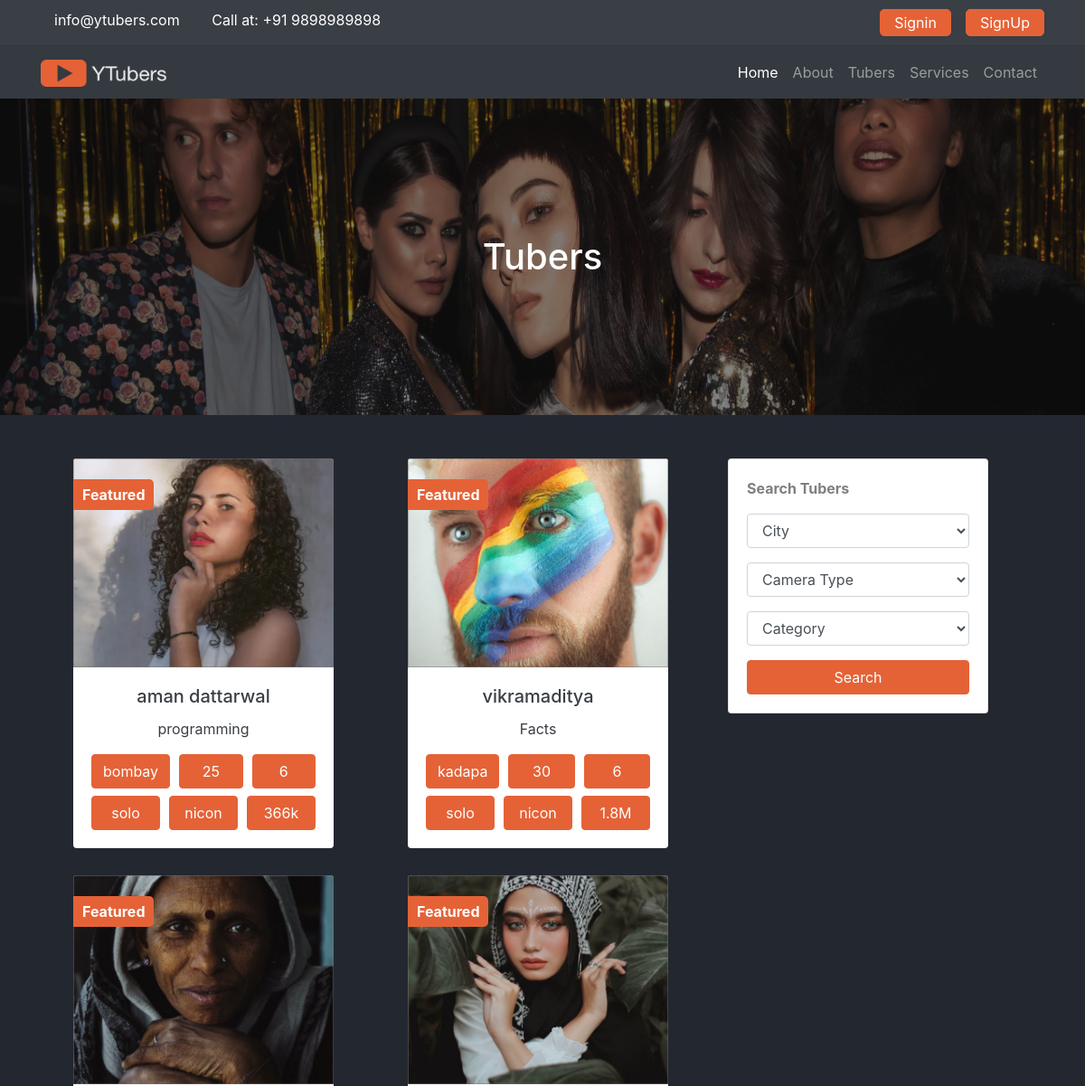
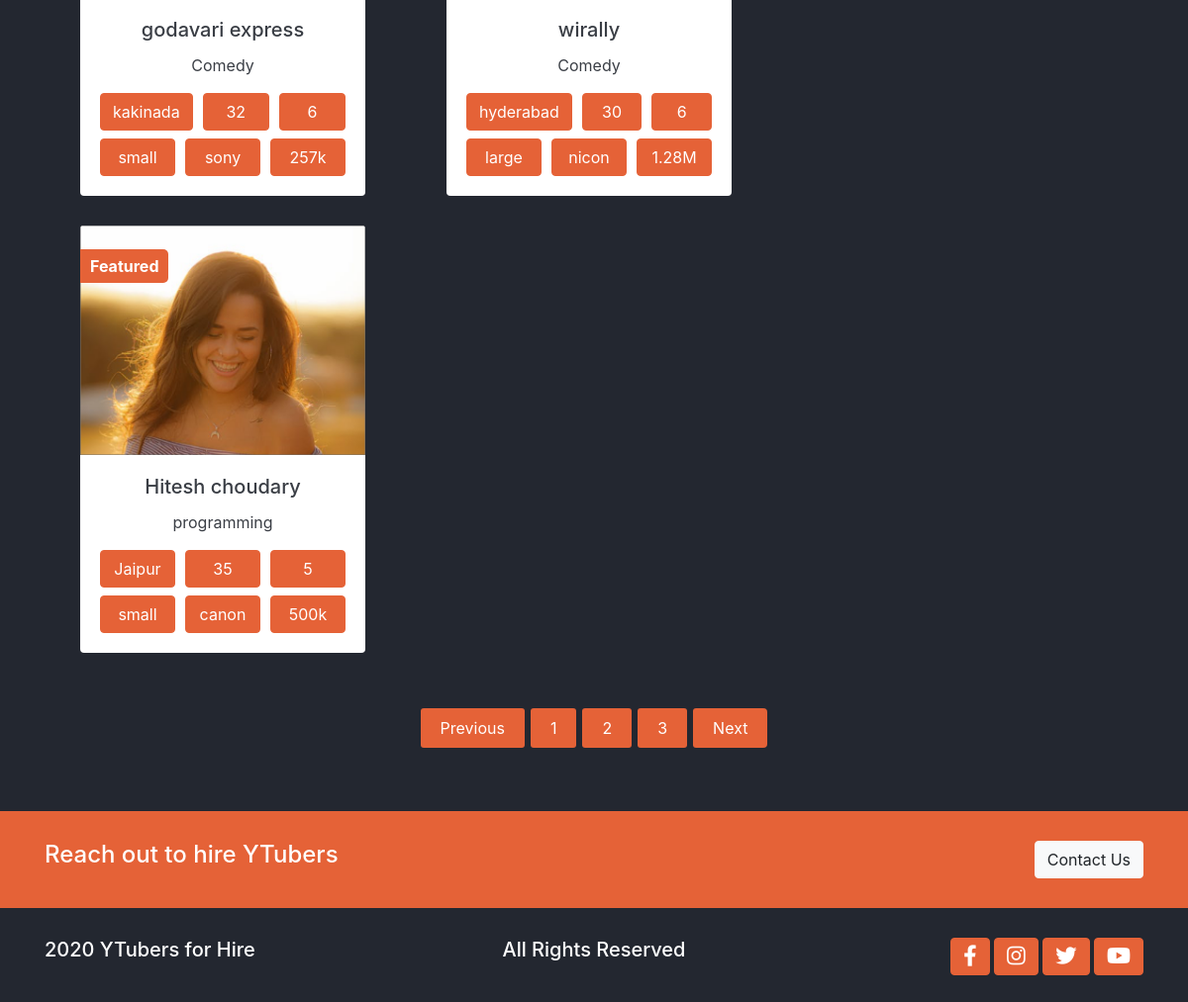
The page /youtubers/ on the database its author committed (2 pictures, top to bottom).
### youtubers/models.py (models this page shows)
class youtuber(models.Model):
    crew_option = (
    ('solo','solo'),
    ('small','small-team(2-5)'),
    ('large','large-team(5+)'),
    )
    camera_option = (
    ('nicon','nicon'),
    ('panasonic','panasonic'),
    ('fuji','fuji'),
    ('red','red'),
    ('sony','sony'),
    ('canon','canon'),
    )
    name = models.CharField(max_length=200)
    price = models.IntegerField()
    photo = models.ImageField(upload_to='media/youtubers/%Y/%m/')
    videourl = models.CharField(max_length=200)
    description = RichTextField()
    city = models.CharField(max_length=50)
    age = models.IntegerField()
    height = models.IntegerField()
    camera_type=models.CharField(choices=camera_option,max_length=50)
    subs_count = models.CharField(max_length=50)
    crew = models.CharField(choices=crew_option,max_length=50)
    category = models.CharField(max_length=50)
    isfeatured = models.BooleanField(default=False)
    createddate = models.DateTimeField(default=datetime.now,blank=True)

### youtubers/views.py (the view)
# urls.py: path('youtubers/',include('youtubers.urls')),
def youtubers(request):
    tubers = youtuber.objects.order_by('-createddate')
    data={
    'tubers':tubers,
    }
    return render(request,'youtubers/youtubers.html',data)

### templates/youtubers/youtubers.html (shortened to what this page needs)
{% extends 'base.html'%}
{% load static %}
{% block contents %}
<main class="tubers-page">
    <div class="banner">
      <img src="{% static './assets/images/bg-banner.png' %}" alt="" class="img-fluid w-100">
      <h1 class="text-center">
        Tubers
      </h1>
    </div>
    <section class="container mt-5 mb-5">
      <div class="row ">
        <div class="col-lg-8 mb-2 ">
          <section class="tubers">
{% for t in tubers %}
            <div class="card border-0 text-center">
              <div class="feature-text">
                <a href="{% url 'youtubers_detail' t.id %}">
                <img src="{{t.photo.url}}" class="card-img-top" alt="team-member">
                </a>
                <span class="text-left bg-accent font-weight-bold">
                  Featured
                </span>
              </div>
              <div class="card-body">
                <h5 class="card-title">{{t.name}}</h5>
                <p class="card-text">{{t.category}}</p>
                <div class="person-description mt-2">
                  <button class="btn btn-accent">{{t.city}} </button>
                  <button class="btn btn-accent"> {{t.age}} </button>
                  <button class="btn btn-accent"> {{t.height}}</button>
                </div>
                <div class="person-description mt-2">
                  <button class="btn btn-accent">{{t.crew}}</button>
                  <button class="btn btn-accent">{{t.camera_type}}</button>
                  <button class="btn btn-accent">{{t.subs_count}}</button>
                </div>
              </div>
            </div>
{% endfor %}
          </section>
        </div>
        <div class="col-lg-4 ">
          <div class="card">
            <div class="card-body">
              <p class="text-left font-weight-bolder text-black-50">
                Search Tubers
              </p>
              <form>
                <div class="form-group">
                  <select id="inputState" class="form-control">
                    <option selected disabled hidden>City</option>
                  </select>
                </div>
                <div class="form-group">
                  <select id="inputState" class="form-control">
                    <option selected disabled hidden>Camera Type</option>
                  </select>
                </div>
                <div class="form-group">
                  <select class="form-control">
                    <option selected disabled hidden>Category</option>
                  </select>
                </div>
              </form>
              <button class="btn btn-accent btn-block">Search</button>
            </div>
          </div>
        </div>
      </div>
    </section>
    <div class="container section pagination-section mt-3">
      <nav aria-label="Page navigation example">
        <ul class="pagination justify-content-center">
          <li class="page-item disabled">
            <a class="page-link" href="#" tabindex="-1" aria-disabled="true">Previous</a>
          </li>
          <li class="page-item"><a class="page-link" href="#">1</a></li>
          <li class="page-item"><a class="page-link" href="#">2</a></li>
          <li class="page-item"><a class="page-link" href="#">3</a></li>
          <li class="page-item">
            <a class="page-link" href="#">Next</a>
          </li>
        </ul>
      </nav>
    </div>
  </main>
{% endblock %}

### templates/base.html (shortened to what this page needs)
{% load static %}
<!DOCTYPE html>
<html lang="en">
<head>
  <link rel="stylesheet" href="https://cdnjs.cloudflare.com/ajax/libs/font-awesome/5.15.1/css/all.min.css"
 />
  <link rel="stylesheet" href="https://cdnjs.cloudflare.com/ajax/libs/animate.css/4.1.1/animate.min.css" />
  <link rel="stylesheet" type="text/css" href="//cdn.jsdelivr.net/npm/slick-carousel@1.8.1/slick/slick.css" />
  <link rel="stylesheet" type="text/css" href="//cdn.jsdelivr.net/npm/slick-carousel@1.8.1/slick/slick-theme.css" />
  <link rel="stylesheet" href="https://cdn.jsdelivr.net/npm/bootstrap@4.5.3/dist/css/bootstrap.min.css"
>
  <link rel="stylesheet" href="{% static './css/base.css' %}">
  <link rel="stylesheet" href="{% static './css/utils.css' %}">
  <link rel="stylesheet" href="{% static './css/style.css' %}">
  <link rel="stylesheet" href="{% static './css/mediaquery.css' %}">
</head>
<body>
  <header class="header ">
    <div class="container">
      <div class="row ">
        <div class="col-md-6 header-info">
          <a href="mailto:info@ytubers.com" class="mr-3">info@ytubers.com</a>
          <span>Call at: +91 9898989898 </span>
        </div>
        <div class="header-buttons col-md-6 d-flex justify-content-end">
          {% if user.is_authenticated %}
          <a class="btn btn-accent mr-3" href="{% url 'dashboard' %}">Dashboard</a>
          <a class="btn btn-accent " href="{% url 'logout' %}">logout</a>
          {% else %}
          <a class="btn btn-accent mr-3" href="{% url 'login' %}">Signin</a>
          <a class="btn btn-accent " href="{% url 'register' %}">SignUp</a>
          {% endif %}
        </div>
      </div>
    </div>
  </header>
  <nav class="navbar navbar-expand-lg navbar-dark bg-dark">
    <div class="container">
      <a class="navbar-brand" href="{% url 'home' %}">
        <img src="{% static './assets/images/logo.png' %}" alt="" width="140" height="30" alt="" loading="lazy">
      </a>
      <div class="collapse navbar-collapse" id="navbarNav">
        <ul class="navbar-nav ml-auto">
          <li class="nav-item active">
            <a class="nav-link" href="{% url 'home' %}">Home</a>
          </li>
          <li class="nav-item">
            <a class="nav-link" href="./templates/basicapp/about.html">About</a>
          </li>
          <li class="nav-item">
            <a class="nav-link" href="{% url 'youtubers' %}">Tubers</a>
          </li>
          <li class="nav-item">
            <a class="nav-link" href="#">Services</a>
          </li>
          <li class="nav-item">
            <a class="nav-link" href="/contactus.html">Contact</a>
          </li>
        </ul>
      </div>
    </div>
  </nav>
{% block contents %}
{% endblock %}
  <footer>
    <div class="bg-accent mt-5">
      <div class="container">
        <div class="row">
          <div class="col-sm-6 text-lg-left text-center">
            <h4>
              Reach out to hire YTubers
            </h4>
          </div>
          <div class="col-sm-6 text-lg-right text-center">
            <button class="btn btn-light">
              Contact Us
            </button>
          </div>
        </div>
      </div>
    </div>
    <div class="container">
      <div class="row">
        <div class="col-md-4 text-lg-left text-center">
          <h5>
            2020 YTubers for Hire
          </h5>
        </div>
        <div class="col-md-4 text-lg-center text-center">
          <h5>
            All Rights Reserved
          </h5>
        </div>
        <div class="col-md-4 text-lg-right text-center">
          <div>
            <button class="btn btn-accent"> <i class="fab fa-facebook-f fa-lg	"></i> </button>
            <button class="btn btn-accent"> <i class="fab fa-instagram fa-lg	"></i> </button>
            <button class="btn btn-accent"> <i class="fab fa-twitter fa-lg	"></i> </button>
            <button class="btn btn-accent"> <i class="fab fa-youtube fa-lg	"></i> </button>
          </div>
        </div>
      </div>
    </div>
  </footer>
</body>
</html>

### supercops/static/css/base.css (style rules this page uses)
:root { --primary: #232730; --secondary: #3a3e45; --white: #888787; --accent: #e56237; }
body { background-color: var(--primary); color: #fff; }
a { color: #fff; }
.btn-accent { background-color: var(--accent); color: #fff; border-color: var(--accent); outline: none; }
.card { color: var(--secondary); width: 18rem; }
main { overflow: hidden; }
.page-item.disabled .page-link, .page-link { background-color: var(--accent); border: none; padding: 10px 20px; line-height: none; color: #fff; margin: 0 3px; border-radius: 3px; }

### supercops/static/css/utils.css (style rules this page uses)
.bg-accent { color: #ffffff; background-color: var(--accent); }
.banner { position: relative; }
.banner img { height: 350px; width: 100%; }
.banner h1 { position: absolute; top: 50%; left: 50%; transform: translate(-50%, -50%); }
.feature-text { position: relative; }
.feature-text span { position: absolute; top: 10%; left: 0; padding: 5px 10px; border-top-right-radius: 5px; border-bottom-right-radius: 5px; }
.person-description { display: grid; grid-template-columns: 1fr 1fr 1fr; column-gap: 10px; }

### supercops/static/css/style.css (style rules this page uses)
.header { background-color: var(--secondary); padding: 10px 0; color: #fff; border-bottom: 1px solid #333; }
.header a { padding: 2px 15px; border-radius: 5px; }
footer .container { padding-top: 30px; padding-bottom: 30px; }
.tubers-page .tubers { display: grid; grid-template-columns: 1fr 1fr; row-gap: 30px; column-gap: 10px; justify-items: center; }

### rows shown on the page
youtuber: photo (picture), name "aman dattarwal", category "programming", city "bombay", age "25", height "6", crew "solo", camera_type "nicon", subs_count "366k"
youtuber: photo (picture), name "vikramaditya", category "Facts", city "kadapa", age "30", height "6", crew "solo", camera_type "nicon", subs_count "1.8M"
youtuber: photo (picture), name "godavari express", category "Comedy", city "kakinada", age "32", height "6", crew "small", camera_type "sony", subs_count "257k"
youtuber: photo (picture), name "wirally", category "Comedy", city "hyderabad", age "30", height "6", crew "large", camera_type "nicon", subs_count "1.28M"
youtuber: photo (picture), name "Hitesh choudary", category "programming", city "Jaipur", age "35", height "5", crew "small", camera_type "canon", subs_count "500k"
